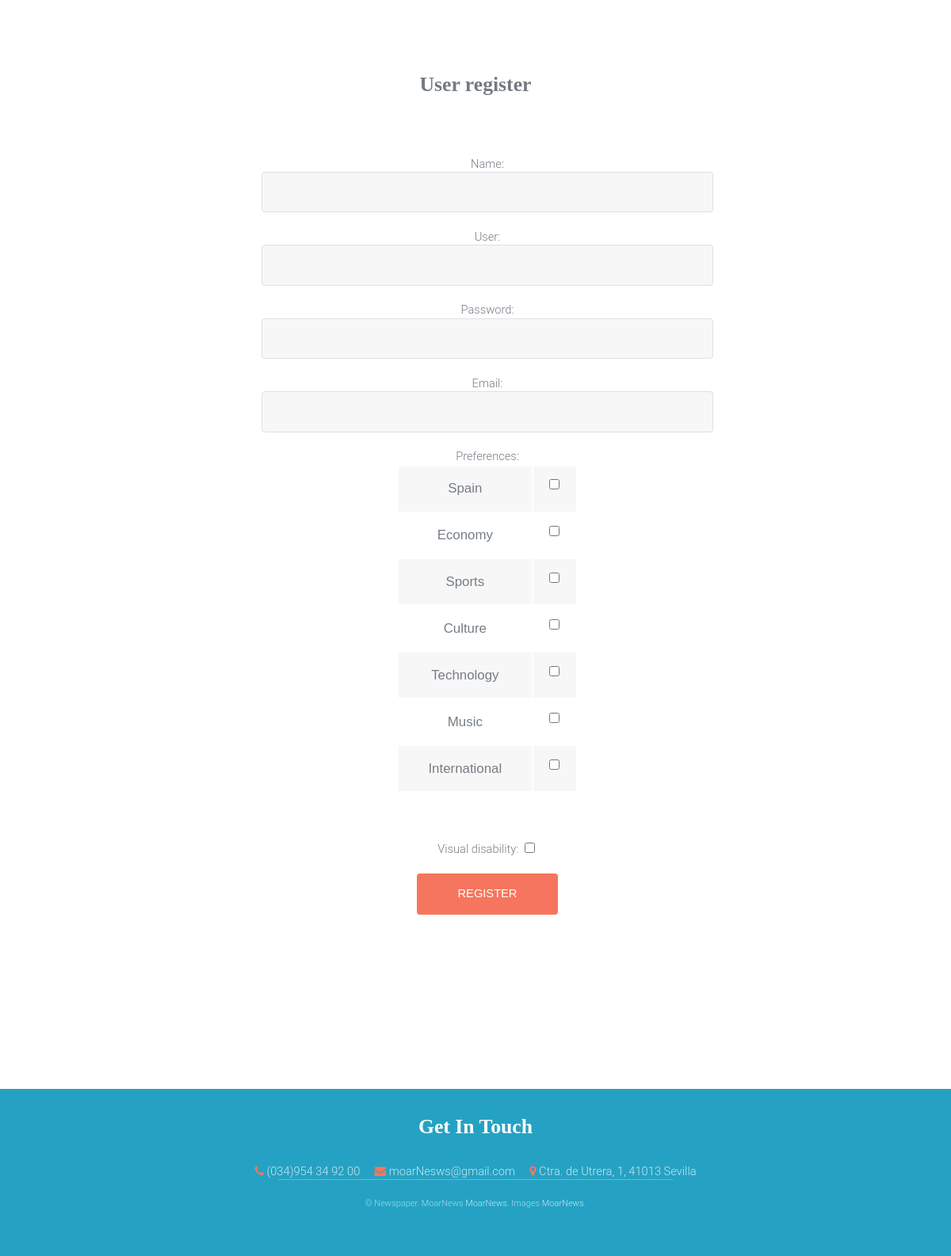
/vistas/registro.php, run on the app's committed database.
### tables this page shows
CREATE TABLE `secciones` (
  `idSeccion` int(11) NOT NULL,
  `categoria` varchar(150) NOT NULL,
  `idCuenta` int(11) DEFAULT NULL
);

### CRUD/CRUDSeccion.php (called while the page is built, shortened)
<?php
function readAllSeccion() {
    $con = conexionBD();
    $res = FALSE;
    $query = "SELECT * FROM secciones";
    $result = $con->query($query);
    if ($result->num_rows !== 0) {
        $res = array();
        for ($i = 0; $i < $result->num_rows; $i++) {
            array_push($res, $result->fetch_assoc());
        }
    }
    return $res;
}

### vistas/registro.php (the view, shortened to what this page needs)
<!DOCTYPE html>
<?php
include_once ('../CRUD/CRUDSeccion.php');
?>
<html>
    <head>
        <link href="css.css" rel="stylesheet" type="text/css"/>
        <link rel="stylesheet" type="text/css" href="https://netdna.bootstrapcdn.com/font-awesome/4.0.3/css/font-awesome.css" rel="stylesheet">
    </head>
    <body>
        <?php
        $secciones = readAllSeccion();
        ?>
        <h2 class="centrar">User register</h2>
        <form action="#" method="POST" onsubmit="return validaRegistro()" style="padding-left: 25%;padding-top: 10px;padding-right: 25%;margin-left: 30px;">
            Name: <input type="text" name="nombre" value=""><br/>
            User: <input type="text" name="usuario" value=""><br/>
            Password: <input type="password" name="clave"><br/>
            Email: <input type="text" name="email"><br/>
            Preferences: <br/>
            <table>
            <?php
            foreach ($secciones as $seccion) {
                ?> <tr> <td><?php echo $seccion['categoria'];?></td>
                 <td> <input class="gustos" type="checkbox" name="<?php echo $seccion['categoria']; ?>" value="<?php echo $seccion['categoria']; ?>"></td> </tr>
                    <?php
            }
            ?>
                </table>
            Visual disability: <input type="checkbox" name="Dv"><br/><br/>
            <input type="submit" name="btnRegistrar" value="Register"><br/>
        </form>
        <footer id="footer">
            <div class="inner">
                <h2>Get In Touch</h2>
                <ul class="actions">
                    <li><i class="icon fa-phone"></i> <a href="#">(034)954 34 92 00</a></li>
                    <li><span class="icon fa-envelope"></span> <a href="#">moarNesws@gmail.com</a></li>
                    <li><span class="icon fa-map-marker"></span> Ctra. de Utrera, 1, 41013 Sevilla </li>
                </ul>
            </div>
            <div class="copyright">
                &copy; Newspaper. MoarNews <a href="https://www.upo.es/portal/impe/web/portada/index.html">MoarNews</a>. Images <a href="../imagenes/logo.jpeg" alt="logo">MoarNews</a>.
            </div>
        </footer>
    </body>
</html>

### vistas/css.css (style rules this page uses)
body { margin:0; }
*, *:before, *:after { -moz-box-sizing: border-box; -webkit-box-sizing: border-box; box-sizing: border-box; }
body { -ms-overflow-style: scrollbar; }
body { background: #fff; }
.inner { margin: 0 auto; max-width: 50%; }
@media screen and (max-width: 1280px) { .inner { max-width: 90%; } }
body, input, select, textarea { color: #767d85; font-family: "Open Sans", Arial, Helvetica, sans-serif; font-size: 13pt; font-weight: 300; line-height: 1.65; }
@media screen and (max-width: 1680px) { body, input, select, textarea { font-size: 11pt; } }
@media screen and (max-width: 1280px) { body, input, select, textarea { font-size: 11pt; } }
a { color: #25a2c3; text-decoration: underline; }
em, i { font-style: italic; }
h1, h2, h3, h4, h5, h6,.gustos { color: #727a82; font-weight: 700; font-family: "Montserrat", sans-serif; line-height: 1.5; margin: 0 0 1em 0; }
h2 { font-size: 1.75em; }
form { padding: 20px; margin: 60px auto 60px auto; text-align: center; }
input[type="text"], input[type="password"], input[type="email"], input[type="tel"], select, textarea { -moz-appearance: none; -webkit-appearance: none; -ms-appearance: none; appearance: none; background: rgba(144, 144, 144, 0.075); border-radius: 4px; border: none; border: solid 1px #dee1e3; color: inherit; display: block; outline: 0; padding: 0 1em; text-decoration: none; width: 100%; }
input[type="text"], input[type="password"], input[type="email"], select { height: 3.5em; line-height: 3.5em; }
body { padding-top: 6em; }
body { line-height: 1.4; font-family: "Roboto", sans-serif; }
h1, h2, h3, h4, h5, h6 { font-family: "Playfair Display", serif; font-weight: 600; }
.centrar { text-align: center; }
.icon { text-decoration: none; border-bottom: none; position: relative; }
.icon:before { -moz-osx-font-smoothing: grayscale; -webkit-font-smoothing: antialiased; font-family: FontAwesome; font-style: normal; font-weight: normal; text-transform: none !important; }
table { margin: 0px auto 60px auto; width: 40%; font-family: sans-serif; font-size: 115%; }
table tbody tr { border: solid 1px #dee1e3; border-left: 0; border-right: 0; }
table tbody tr:nth-child(2n + 1) { background-color: rgba(144, 144, 144, 0.075); }
table td { padding: 0.75em 0.75em; }
input[type="submit"], input[type="reset"], input[type="button"], button, .button { -moz-appearance: none; -webkit-appearance: none; -ms-appearance: none; appearance: none; -moz-transition: background-color 0.2s ease-in-out, color 0.2s ease-in-out; -webkit-transition: background-color 0.2s ease-in-out, color 0.2s ease-in-out; -ms-transition: background-color 0.2s ease-in-out, color 0.2s ease-in-out; transition: background-color 0.2s ease-in-out, color 0.2s ease-in-out; background-color: #f6755e; border-radius: 4px; border: 0; color: #ffffff; cursor: pointer; display: inline-block; font-family: "Montserrat", sans-serif; height: 3.5em; line-height: 3.5em; padding: 0 3.5em; text-align: center; text-decoration: none; white-space: nowrap; text-transform: uppercase; }
ul { margin: 0 0 0 0; padding-left: 1em; }
ul.actions { cursor: default; list-style: none; padding-left: 0; }
ul.actions li { display: inline-block; padding: 0 1em 0 0; vertical-align: middle; }
ul.actions li:last-child { padding-right: 0; }
#footer { margin-top: 200px; padding: 2em 0 1em 0; background: #25a2c3; text-align: center; color: #c8e7f0; clear: both; }
#footer .actions { padding-left:0; }
#footer h2 { color: #fff; }
#footer .icon { color: #f6755e; }
#footer a { color: #c8e7f0; text-decoration: none; }
#footer ul { margin:0; }
#footer ul li { list-style: none; }
#footer .copyright { display: inline-block; color: #a7d9e7; font-size: 0.75em; margin: 0 0 2em 0; padding: 0; text-align: center; border-top: 1px solid rgba(255, 255, 255, 0.25); padding: 2em 10em; }

### data on the page
secciones: categoria "Spain"
secciones: categoria "Economy"
secciones: categoria "Sports"
secciones: categoria "Culture"
secciones: categoria "Technology"
secciones: categoria "Music"
secciones: categoria "International"
